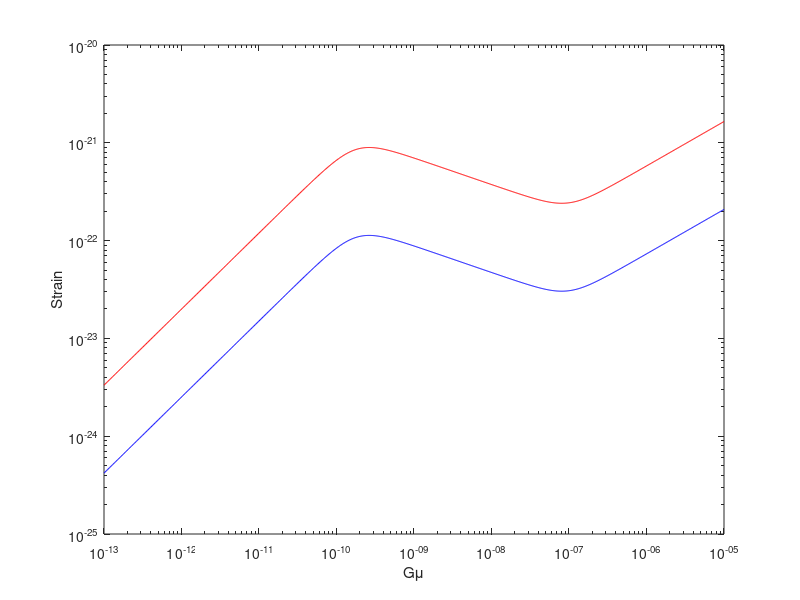

This chart was generated by the following MATLAB code:
clear

t0=10^(17.5);   %age of the universe
xeq=2*10^(7);  %value of x at aeq
c=1;            %Average no of cusps per oscillation
Gamma = 50;     %Gravitational back reaction constant
f=500;           % high frequency cutoff
fl=40;          %low freq cutoff 

p=1;            %Probability of reconnection

Gmu=logspace(-13,-5,1000); %Value of Gmu; this is the variable

n=1;            %Spectral index for small-scale structure

epsilon=1;

alpha=epsilon*(Gamma*Gmu).^n;  %Size of small scale structure

R=1/(365*24*3600);     %Event rate in Hz

b=10^2 * c * alpha.^(-5/3) .* (p*Gamma*Gmu).^(-1) * t0^(-1) * (f*t0)^(-2/3);

x=R./b;

hAlex=(f*t0)^(-1/3) * Gmu.* alpha.^(2/3) ...
     .* x.^(-1/3) .* (1+x).^(-13/33) .* (1+x/xeq).^(3/11);

hMine=6*(fl^(-1/3)-f^(-1/3))*(t0)^(-1/3) * Gmu.* alpha.^(2/3) ...
    .* x.^(-1/3) .* (1+x).^(-13/33) .* (1+x/xeq).^(3/11);


figure(1)
loglog(Gmu,hAlex,'b'); hold on
loglog(Gmu,hMine,'r');
loglog(Gmu,4*1.7*10^(-22),'k:'); hold on
xlabel('G\mu')
ylabel('Strain')

